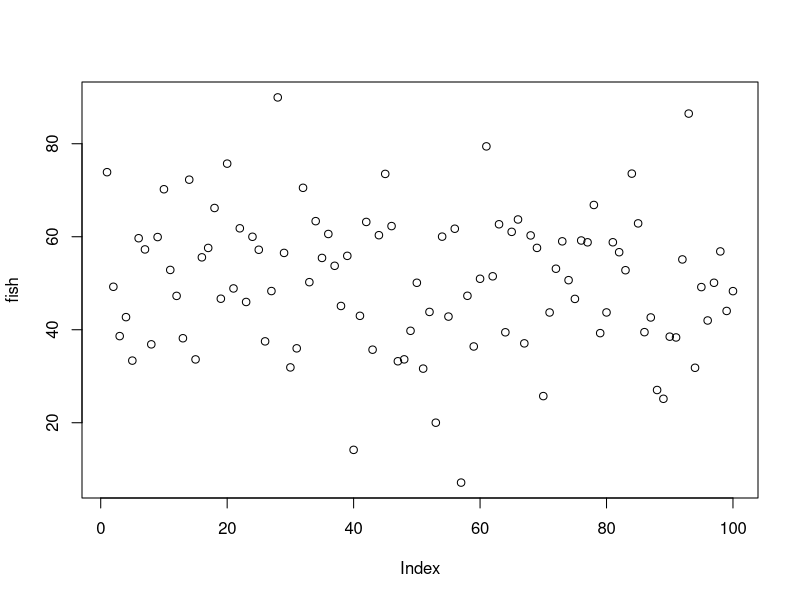
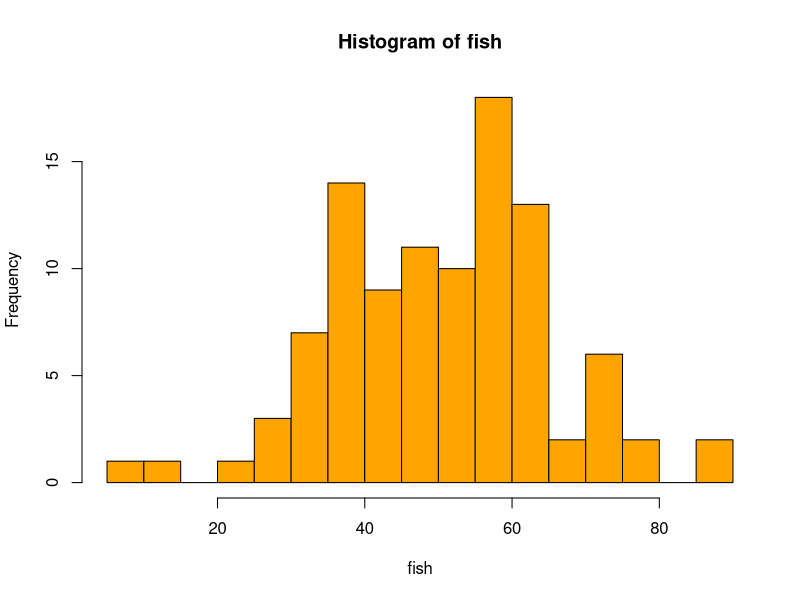
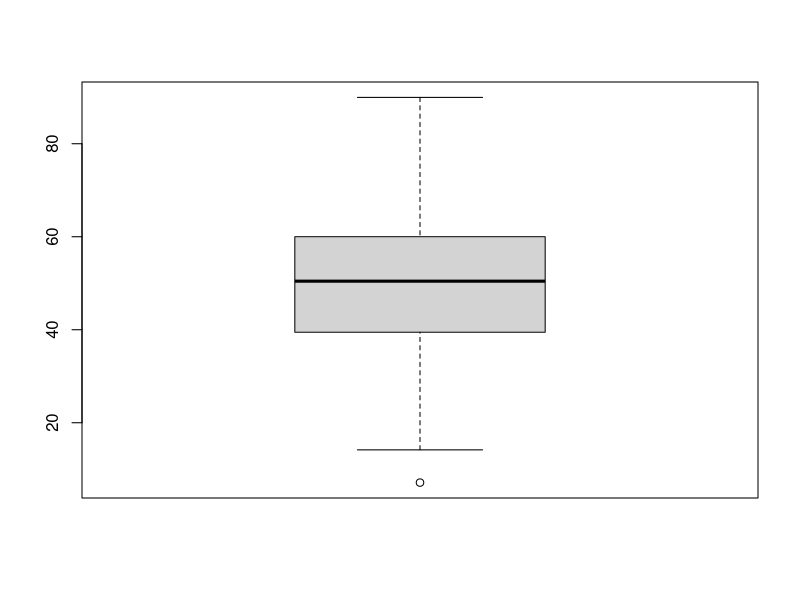

Write R code to recreate these figures, in order.
## ---- chunk 1
fish = c(73.88, 49.24, 38.63, 42.71, 33.36, 59.68, 57.27, 36.86, 59.93,
70.21, 52.86, 47.28, 38.17, 72.27, 33.62, 55.57, 57.59, 66.18, 46.67,
75.72, 48.88, 61.81, 45.97, 59.99, 57.20, 37.50, 48.32, 89.96, 56.52,
31.90, 36.00, 70.52, 50.23, 63.35, 55.44, 60.59, 53.75, 45.11, 55.89,
14.17, 42.99, 63.18, 35.71, 60.33, 73.51, 62.29, 33.22, 33.63, 39.77,
50.10, 31.64, 43.83, 20.01, 60.02, 42.83, 61.72, 7.13, 47.30, 36.40,
50.96, 79.43, 51.49, 62.68, 39.45, 61.05, 63.71, 37.07, 60.28, 57.60,
25.73, 43.71, 53.12, 59.01, 50.66, 46.63, 59.19, 58.80, 66.83, 39.27,
43.72, 58.81, 56.67, 52.80, 73.57, 62.87, 39.48, 42.64, 27.04, 25.15,
38.51, 38.34, 55.12, 86.48, 31.82, 49.17, 41.99, 50.10, 56.84, 44.04,
48.30)

## ---- chunk 2
length(fish)
## ---- chunk 3
plot(fish)

## ---- chunk 4
table(fish)
## ---- chunk 5
hist(fish,col = "orange", breaks = 20 )

sort(fish)
table(fish)


## ---- chunk 6
quantiles <- quantile(fish,prob = c(0.25,0.5,0.75))
quantiles


## ---- chunk 7
IQR_val <- IQR(fish)
IQR_val

quantiles[[1]]-1.5*IQR_val

quantiles[[3]] + 1.5*IQR_val

boxplot(fish)
